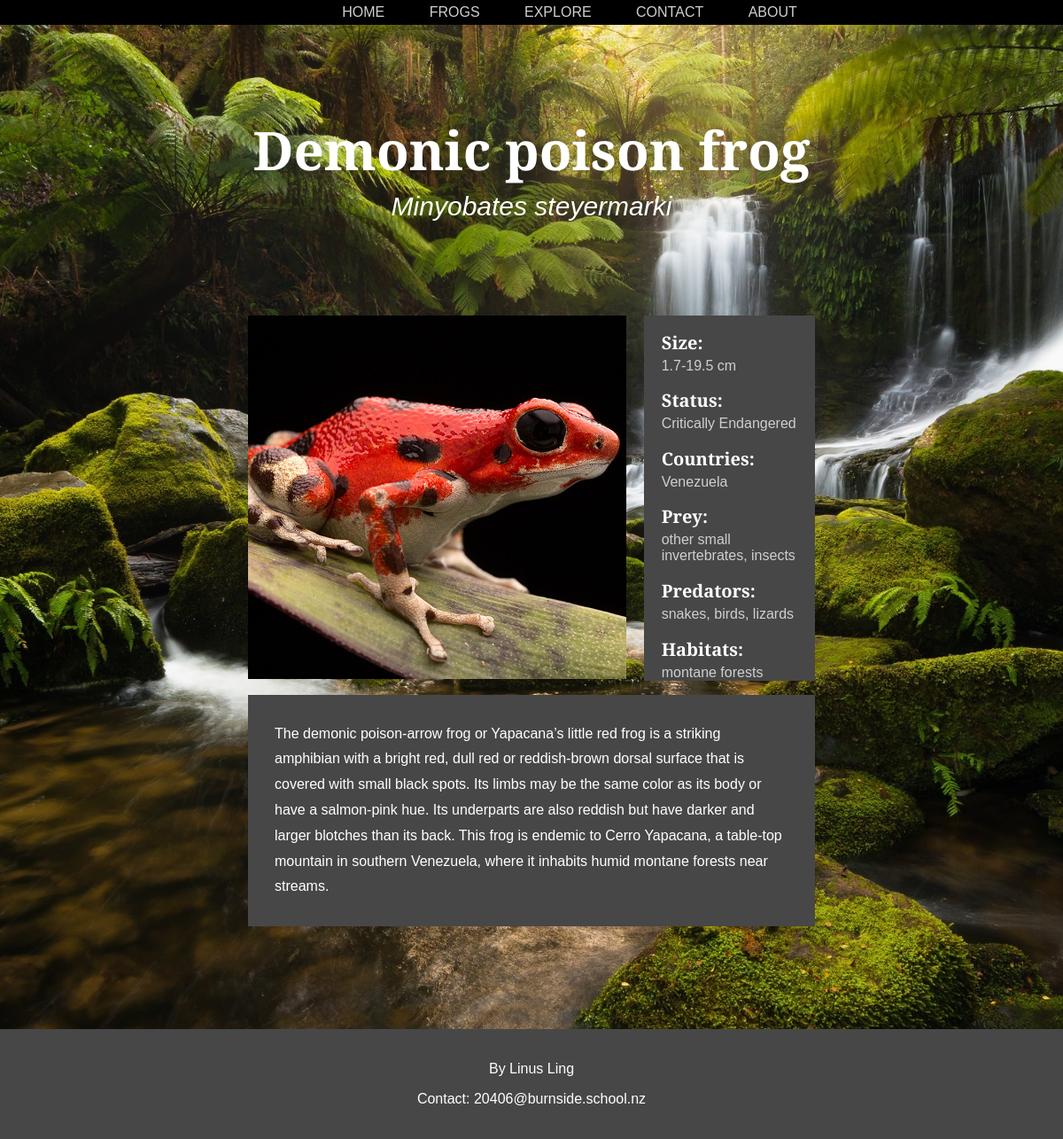
Page /frog/41 on the committed database.
### tables this page shows
CREATE TABLE frogs (id INTEGER PRIMARY KEY AUTOINCREMENT, name VARCHAR, image TEXT, description TEXT, scientific_name VARCHAR, min_size NUMERIC, max_size NUMERIC, status INTEGER REFERENCES statuses (id));

CREATE TABLE statuses (id INTEGER PRIMARY KEY AUTOINCREMENT, name VARCHAR);

CREATE TABLE country (id INTEGER PRIMARY KEY AUTOINCREMENT, name TEXT);

CREATE TABLE prey (id INTEGER PRIMARY KEY AUTOINCREMENT, name TEXT);

CREATE TABLE predator (id INTEGER PRIMARY KEY AUTOINCREMENT, name TEXT, description TEXT);

CREATE TABLE habitat (id INTEGER PRIMARY KEY AUTOINCREMENT, name TEXT, description TEXT);

### routes.py (the view)
@app.route('/frog/<int:id>')
def frog(id):
    queries = [['SELECT * FROM frogs WHERE id=?', (id,)],
               ['SELECT * FROM statuses WHERE id IN(SELECT status FROM frogs WHERE id =?)', (id,)],
               ['SELECT * FROM country WHERE id IN(SELECT cid FROM FrogCountry WHERE fid =?)', (id,)],
               ['SELECT * FROM prey WHERE id IN(SELECT pid FROM FrogPrey WHERE fid =?)', (id,)],
               ['SELECT * FROM predator WHERE id IN(SELECT pid FROM FrogPredator WHERE fid =?)', (id,)],
               ['SELECT * FROM habitat WHERE id IN(SELECT hid FROM FrogHabitat WHERE fid =?)', (id,)]]
    fetchall = [False, False, True, True, True, True, True]
    frog, status, country, prey, predator, habitat = fetch_data(queries, fetchall)
    return render_template("frog.html", frog=frog, status=status, country=country, prey=prey, predator=predator, habitat=habitat)

### routes.py (called while the page is built)
def fetch_data(queries: list, fetchall: list):
    conn = sqlite3.connect('frog.db')
    cur = conn.cursor()
    results = []
    for index, query in enumerate(queries):
        try:                                                 # checks if query[1] index exists, thefourtheye - https://stackoverflow.com/questions/29715501/how-can-i-check-if-a-list-index-exists
            cur.execute(query[0], query[1])
        except IndexError:
            cur.execute(query[0])
        if fetchall[index] is True:
            result = cur.fetchall()
        else:
            result = cur.fetchone()
        results.append(result)
    conn.close()
    return results

### templates/frog.html
{%extends "layout.html"%}
{%block content%}
<div class = "title">
    <h2>{{frog[1]}}</h2>
    <h3>{{frog[4]}}</h3>
</div>
<div class = "info_container">
    <img src = "/{{frog[2]}}" />
    <div class = "info">
        <h2>Size:</h2>
        {%if frog[5] != 0 %}
            <p>{{frog[5]}}-{{frog[6]}} cm</p>
        {%else%}
            <p>{{frog[6]}} cm<p>
        {%endif%}
        <h2>Status:</h2>
        <p>{{status[1]}}</p>
        <h2>Countries:</h2>
        <p>
            {%for item in country %}
                {{item[1]}}{{ "," if not loop.last }}
            {%endfor%}
        </p>
        <h2>Prey:</h2>
        <p>
            {%for item in prey %}
                {{item[1]}}{{ "," if not loop.last }}
            {%endfor%}
        </p>
        <h2>Predators:</h2>
        <p>
            {%for item in predator %}
                {{item[1]}}{{ "," if not loop.last }}
            {%endfor%}
        </p>
        <h2>Habitats:</h2>
        <p>
            {%for item in habitat %}
                {{item[1]}}{{ "," if not loop.last }}
            {%endfor%}
        </p>
    </div>
    <p class = "description">{{frog[3]}}</p>
</div>
{%endblock%}

### static/css/style.css (style rules this page uses)
body { margin: 0; padding: 0; min-height: 100vh; font-family: "Cormorant garamond", sans-serif; font-weight: 300; background: url("background.jpg") center/cover fixed no-repeat; color:rgb(255, 255, 255); display: flex; flex-direction: column; }
.info_container { display: grid; grid-template-columns: 2fr 1fr; padding: 100px; padding-top: 0px; margin: 0 15%; justify-content: center; }
.title { text-align: center; padding: 100px; }
.title h2 { margin: 0; font-size: 60px; }
.title h3 { margin: 6px; font-size: 30px; font-style: italic; font-weight: 2; }
.info_container img { object-fit: cover; width: 100%; height: 410px; }
.info { padding-left: 20px; margin-left: 20px; background-color: #474747; }
.info p { font-size: 16px; padding: 0; margin: 0; color: #cfcfcf; }
.info h2 { font-size: 20px; padding: 0; margin-bottom: 4px; }
.description { font-size: 16px; line-height: 1.8; padding: 30px; grid-column: span 2; background-color: #474747; }

### rows in the picture
frogs: name "Demonic poison frog", scientific_name "Minyobates steyermarki", min_size "1.7", max_size "19.5", description "The demonic poison-arrow frog or Yapacana’s little red frog is a striking amphibian with a bright red, dull red or reddish-brown dorsal surface that is covered with small black spots. Its limbs may be the same color as its body or have a salmon-pink hue. Its underparts are also reddish but have darker and larger blotches than its back. This frog is endemic to Cerro Yapacana, a table-top mountain in southern Venezuela, where it inhabits humid montane forests near streams."
statuses: name "Critically Endangered"
country: name "Venezuela"
prey: name "other small invertebrates", last ","
prey: name "insects"
predator: name "snakes", last ","
predator: name "birds", last ","
predator: name "lizards"
habitat: name "montane forests"
